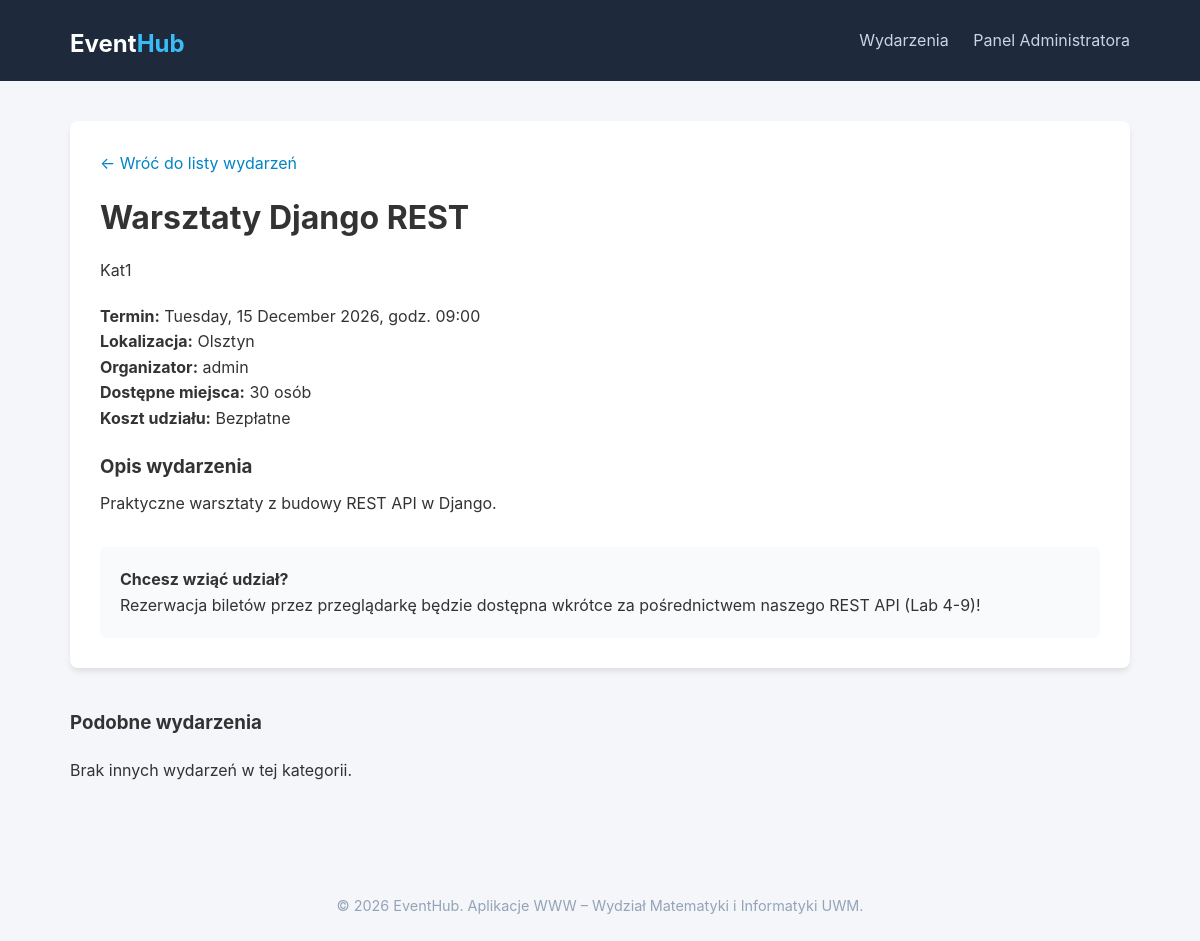
Page /events/event/warsztaty-django-rest/ on the committed database.
### events/models.py (models this page shows, shortened)
class Event(models.Model):
    title = models.CharField(max_length=200, verbose_name="Tytuł wydarzenia")
    slug = models.SlugField(max_length=220, unique=True, verbose_name="Slug (URL)")
    category = models.ForeignKey(
        Category,
        on_delete=models.CASCADE,
        related_name="events",
        verbose_name="Kategoria"
    )
    organizer = models.ForeignKey(
        User,
        on_delete=models.CASCADE,
        related_name="organized_events",
        verbose_name="Organizator"
    )
    tags = models.ManyToManyField(
        Tag,
        related_name="events",
        blank=True,
        verbose_name="Tagi tematyczne"
    )
    description = models.TextField(verbose_name="Szczegółowy opis")
    location = models.CharField(max_length=255, verbose_name="Miejsce / Adres / Link online")
    date = models.DateTimeField(verbose_name="Data i godzina rozpoczęcia")
    capacity = models.PositiveIntegerField(
        validators=[MinValueValidator(1)],
        verbose_name="Maksymalna liczba uczestników"
    )
    price = models.DecimalField(
        max_digits=8,
        decimal_places=2,
        default=0.00,
        validators=[MinValueValidator(0.00)],
        verbose_name="Cena biletu (PLN)"
    )
    is_published = models.BooleanField(default=True, verbose_name="Opublikowane")
    created_at = models.DateTimeField(auto_now_add=True, verbose_name="Data dodania")
    updated_at = models.DateTimeField(auto_now=True, verbose_name="Ostatnia aktualizacja")
    class Meta:
        verbose_name = "Wydarzenie"
        verbose_name_plural = "Wydarzenia"
        ordering = ['date']

class Category(models.Model):
    name = models.CharField(max_length=100, unique=True, verbose_name="Nazwa kategorii")
    slug = models.SlugField(max_length=120, unique=True, verbose_name="Slug (URL)")
    description = models.TextField(blank=True, verbose_name="Opis kategorii")
    created_at = models.DateTimeField(auto_now_add=True, verbose_name="Data utworzenia")
    class Meta:
        verbose_name = "Kategoria"
        verbose_name_plural = "Kategorie"
        ordering = ['name']

### events/views.py (the view)
# urls.py: path('event/<slug:slug>/', views.event_detail, name='event-detail'),
def event_detail(request, slug):
    event = get_object_or_404(
        Event.objects.select_related('category', 'organizer'),
        slug=slug,
        is_published=True
    )
    related_events = (
        Event.objects
        .filter(category=event.category, is_published=True)
        .exclude(id=event.id)[:3]
    )
    return render(request, 'events/event_detail.html', {
        'event': event,
        'related_events': related_events,
    })

### events/templates/events/event_detail.html (shortened to what this page needs)
{% extends 'events/base.html' %}
{% block content %}
    <div class="detail-view">
        <a href="{% url 'events:event-list' %}" style="color: #0284c7; text-decoration: none;">&larr; Wróć do listy wydarzeń</a>
        <h1 style="margin-top: 15px;">{{ event.title }}</h1>
        <span class="badge">{{ event.category.name }}</span>
        <div class="meta" style="margin: 20px 0; font-size: 1rem;">
            <p><strong>Termin:</strong> {{ event.date|date:"l, d F Y, \g\o\d\z. H:i" }}</p>
            <p><strong>Lokalizacja:</strong> {{ event.location }}</p>
            <p><strong>Organizator:</strong> {{ event.organizer.get_full_name|default:event.organizer.username }}</p>
            <p><strong>Dostępne miejsca:</strong> {{ event.capacity }} osób</p>
            <p><strong>Koszt udziału:</strong> {% if event.price == 0 %}Bezpłatne{% else %}{{ event.price }} PLN{% endif %}</p>
        </div>
        <h3>Opis wydarzenia</h3>
        <p style="white-space: pre-line; margin-top: 10px;">{{ event.description }}</p>
        <div style="margin-top: 30px; padding: 20px; background-color: #f8fafc; border-radius: 6px;">
            <h4>Chcesz wziąć udział?</h4>
            <p>Rezerwacja biletów przez przeglądarkę będzie dostępna wkrótce za pośrednictwem naszego REST API (Lab 4-9)!</p>
        </div>
    </div>
    <h3 style="margin-top: 40px;">Podobne wydarzenia</h3>
    <div class="event-grid">
        {% for rel_event in related_events %}
            {% include 'events/includes/event_card.html' with event=rel_event %}
        {% empty %}
            <p>Brak innych wydarzeń w tej kategorii.</p>
        {% endfor %}
    </div>
{% endblock %}

### events/static/events/css/style.css (style rules this page uses)
* { box-sizing: border-box; margin: 0; padding: 0; font-family: -apple-system, BlinkMacSystemFont, 'Segoe UI', Roboto, Helvetica, Arial, sans-serif; }
body { background-color: #f4f6f9; color: #333; line-height: 1.6; }
.event-grid { display: grid; grid-template-columns: repeat(auto-fill, minmax(320px, 1fr)); gap: 20px; margin-top: 20px; }
.detail-view { background: #fff; padding: 30px; border-radius: 8px; box-shadow: 0 4px 6px -1px rgba(0, 0, 0, 0.1); margin-top: 20px; }
.detail-view h1 { margin-bottom: 15px; }

### rows in the picture
Event: title "Warsztaty Django REST", category.name "Kat1", date "Tuesday, 15 December 2026, godz. 09:00", location "Olsztyn", organizer.get_full_name "admin", capacity "30", description "Praktyczne warsztaty z budowy REST API w Django."
